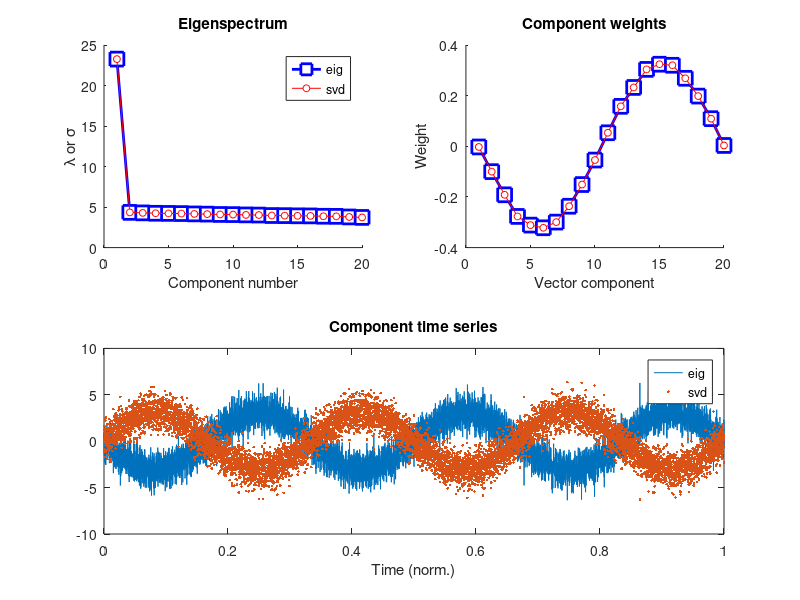

Here is the MATLAB script that generated this plot:
%% Simulate data

N = 10000; % time points
M = 20; % channels

% create time vector (radian units) -> 3 cycles
t = linspace(0,6*pi,N);

% set relationship between channels
chanrel = sin(linspace(0,2*pi,M))';

% generate data
data = bsxfun(@times,repmat(sin(t),M,1),chanrel) + randn(M,N);

%% PCA via eigendecomposition of cov matri
dataM = bsxfun(@minus,data,mean(data,2));
covMat = dataM*dataM'/(N-1);

% eigendecomposition of covariance
[evecs,evals] = eig(covMat);

% sort eigenvalues;
[evals,idx] = sort(diag(evals),'descend');
evecs = evecs(:,idx);

% convert eigenvalues to %
evals = 100*evals/sum(evals);

% time series for top principal component
eig_ts = evecs(:,1)'*data;

%% PCA via SVD
% [U,S,V] = svd(X) produces a diagonal matrix S, of the same 
% dimension as X and with nonnegative diagonal elements in
% decreasing order, and unitary matrices U and V so that
% X = U*S*V'
% [U,S,V] = svd(X,'econ') also produces the "economy size"
% decomposition
[U,S,V] = svd(data,'econ');

% convert singular values to % change
S = S.^2; % to make them comparable to the eigenvalues
s = 100*diag(S)/sum(diag(S));

%% Plotting time

figure(1), clf

% plot eigenvalue/singular-value spectrum
subplot(2,2,1), hold on
plot(evals,'bs-','markerfacecolor','w','markersize',10,'linew',2)
plot(s,'ro-','markerfacecolor','w','markersize',5)
xlabel('Component number'), ylabel('\lambda or \sigma')
legend({'eig';'svd'})
title('Eigenspectrum')


% show eigenvector/singular value
subplot(2,2,2), hold on
plot(evecs(:,1),'bs-','markerfacecolor','w','markersize',10,'linew',2)
plot(U(:,1),'ro-','markerfacecolor','w','markersize',5)
xlabel('Vector component'), ylabel('Weight')
title('Component weights')


% time series
subplot(2,1,2)
timevec = (0:N-1)/N;
plot(timevec,eig_ts, timevec,-V(:,1)*sqrt(S(1)),'.')
xlabel('Time (norm.)')
title('Component time series')
legend({'eig';'svd'})
zoom on
